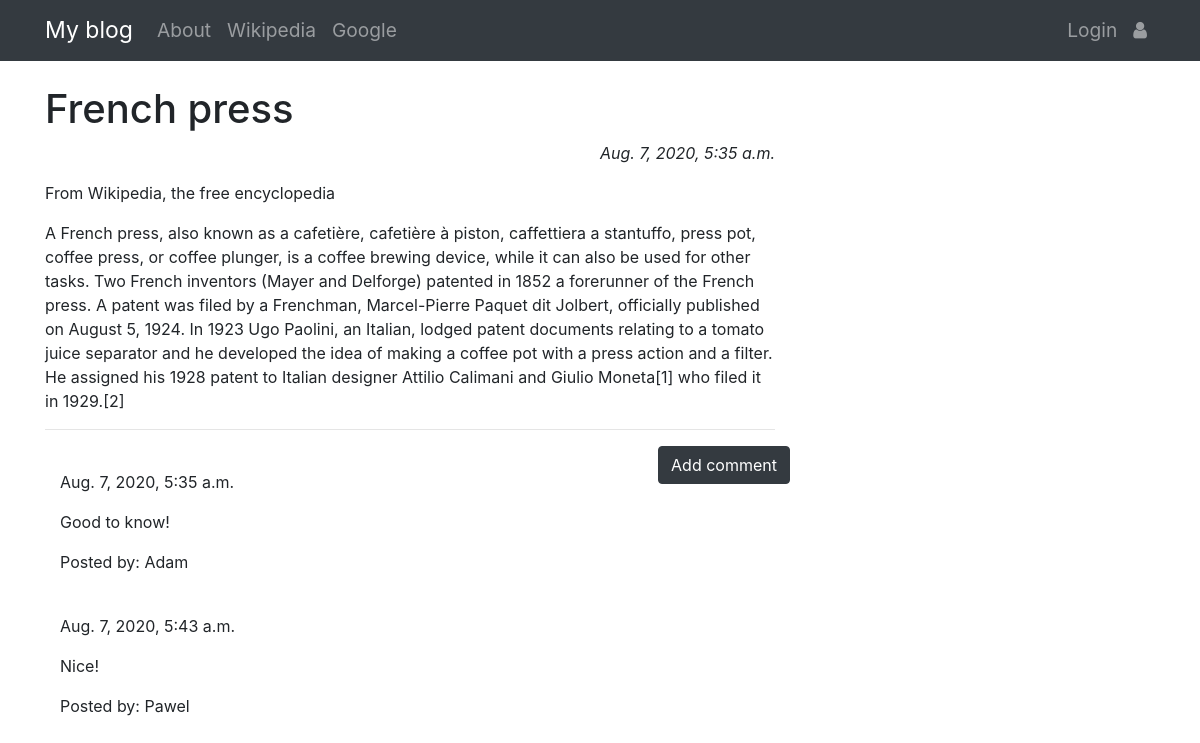
The page /post/14 on the database its author committed.
### blog/models.py (models this page shows, shortened)
class Post(models.Model):
    author = models.ForeignKey('auth.User',on_delete=models.CASCADE)
    title = models.CharField(max_length=256)
    text = models.TextField()
    created_date = models.DateTimeField(default=timezone.now)
    published_date = models.DateTimeField(blank=True,null=True)

class Comment(models.Model):
    post = models.ForeignKey('blog.Post',related_name='comments',on_delete=models.CASCADE)
    author = models.TextField(max_length=256)
    text = models.TextField()
    created_date = models.DateTimeField(default=timezone.now)
    approved_comment = models.BooleanField(default=False)

### blog/views.py (the view)
# urls.py: url(r'^post/(?P<pk>\d+)$',views.PostDetailView.as_view(),name='post_detail'),
class PostDetailView(DetailView):
    model = Post

### blog/templates/blog/post_detail.html (shortened to what this page needs)
{% extends 'blog/base.html' %}
{% block content %}
  <h1 class='posttitle loader'>{{post.title}}</h1>
  {% if post.published_date %}
    <div class='date postdate'>
      {{post.published_date}}
    </div>
  {% else %}
    <a class='btn btn-dark' href="{% url 'post_publish' pk=post.pk %}">Publish</a>
  {% endif %}
<p class='postcontent'>{{post.text|safe|linebreaksbr}}</p>
<hr>
<a class='btn btn-dark btn-comment' href="{% url 'add_comment_to_post' pk=post.pk %}">Add comment</a>
<div class="container">
  {% for comment in post.comments.all %}
    <br>
    {% if user.is_authenticated or comment.approved_comment %}
      {{comment.created_date}}
      <p>{{comment.text|safe|linebreaks}}</p>
      <p>Posted by: {{comment.author}}</p>
    {% endif %}
    {% empty %}
    <p>No comments</p>
  {% endfor %}
</div>
{% endblock %}

### blog/static/css/blog.css (style rules this page uses)
.date { font-style: italic; }
.postdate { text-align: right; }
.btn-comment { position: absolute; right: 0px; }

### rows shown on the page
Post: title "French press", published_date "Aug. 7, 2020, 5:35 a.m.", text "From Wikipedia, the free encyclopedia A French press, also known as a cafetière, cafetière à piston, caffettiera a stantuffo, press pot, coffee press, or coffee plunger, is a coffee brewing device, while it can also be used for other tasks. Two French inventors (Mayer and Delforge) patented in 1852 a forerunner of the French press. A patent was filed by a Frenchman, Marcel-Pierre Paquet dit Jolbert, officially published on August 5, 1924. In 1923 Ugo Paolini, an Italian, lodged patent documents relating to a tomato juice separator and he developed the idea of making a coffee pot with a press action and a filter. He assigned his 1928 patent to Italian designer Attilio Calimani and Giulio…"
Comment: created_date "Aug. 7, 2020, 5:35 a.m.", text "Good to know!", author "Adam"
Comment: created_date "Aug. 7, 2020, 5:43 a.m.", text "Nice!", author "Pawel"
